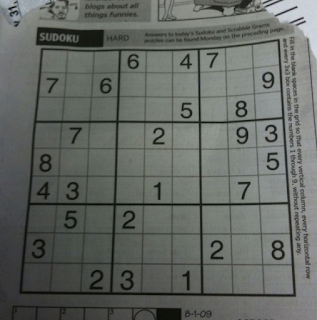
#> input picture Image Thresholding/sudoku.png, 317 x 320 px
$ jupyter execute 'Adaptive Thresholding.ipynb'
#> lines starting #> are read from the running program, lines starting #| are printed output that depends on the picture; after the words box and inside, x2 and y2 are one past the last pixel; in counts of white or black regions, pixels touching at a corner belong together
[cell 1]
import cv2

img = cv2.imread('sudoku.png', 0)
#> img: shape (320, 317); min 0, max 216, mean 101.8

# Add Binary Thresholding
ret, th1 = cv2.threshold(img, 10, 255, cv2.THRESH_BINARY)
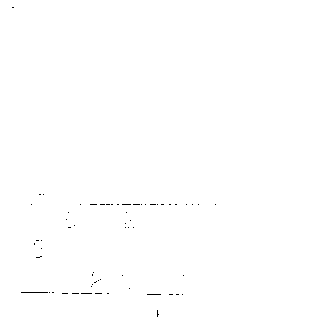
#> th1: shape (320, 317); 99.8% white; black in thin lines or dots, all inside (x1, y1, x2, y2) = (12, 7, 216, 317)

# Adaptive Thresholding is used when the image has different lighting conditions in different areas

# ******** Adaptive Thresholding ********

# Add Gaussian Adaptive Thresholding
th2 = cv2.adaptiveThreshold(img, 255, cv2.ADAPTIVE_THRESH_GAUSSIAN_C, cv2.THRESH_BINARY, 115, 1)
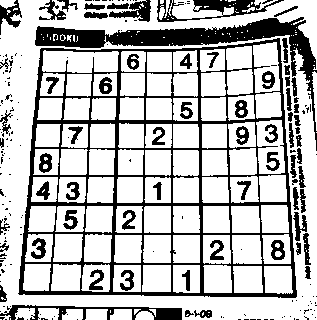
#> th2: shape (320, 317); 73.8% white; 218 black regions (150 under 20 px), largest, box (x1, y1, x2, y2) and area: (18, 38, 297, 298) 12075, (35, 17, 317, 151) 5065, (157, 0, 284, 22) 1016

# Create Trackbar for Adaptive Thresholding
def nothing(x):
    pass

cv2.namedWindow("Threshold")
cv2.createTrackbar("block_size", "Threshold", 3, 255, nothing)  # Set default block size to 3

while True:
    block_size = cv2.getTrackbarPos('block_size', 'Threshold')

    # Make sure the block size is an odd number (required by cv2.adaptiveThreshold)
    block_size = max(3, block_size)  # Set a minimum block size of 3
    block_size = block_size if block_size % 2 != 0 else block_size + 1

    # Add Mean Adaptive Thresholding with custom block size
    th3 = cv2.adaptiveThreshold(img, 255, cv2.ADAPTIVE_THRESH_GAUSSIAN_C, cv2.THRESH_BINARY, block_size, 1)
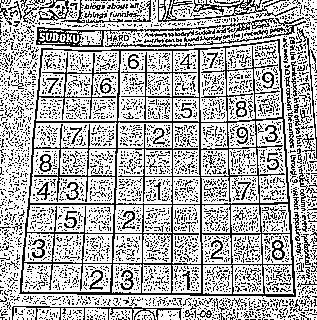
#> th3: shape (320, 317); 69.3% white; black in thin lines or dots

    cv2.imshow('Original', img)
    cv2.imshow('Threshold', th3)  # Display the adaptive thresholded image

    key = cv2.waitKey(1)  # Change waitKey to 1 millisecond to update the window continuously
#> (key Esc is pressed here)
    if key == 27:  # Press 'Esc' key to exit the loop
        break

cv2.destroyAllWindows()
